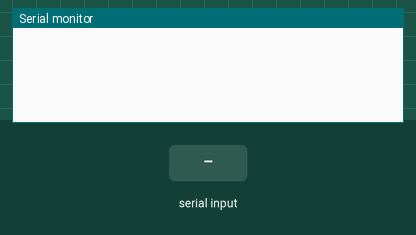
Bench run of a sketch on a simulated ESP32. On the bench: the last lines printed to the serial monitor. The inputs (shaded band) are chosen by the test bench.

Above: at 1.8 s.
1.9 s: "<90,45,200>" received over the second serial link
At 2.4 s:
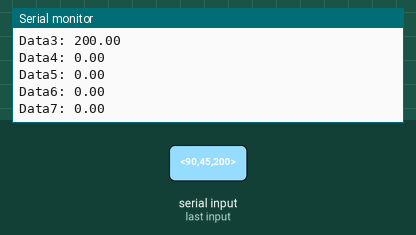
3.5 s: "<90,45>" received over the second serial link
At 4.5 s:
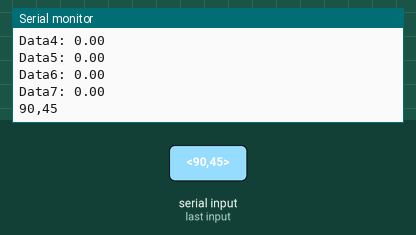
5.5 s: "<90,45,200,10>" received over the second serial link
At 6.5 s:
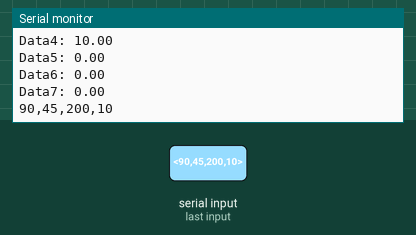
7.6 s: "<5>" received over the second serial link
At 8.6 s:
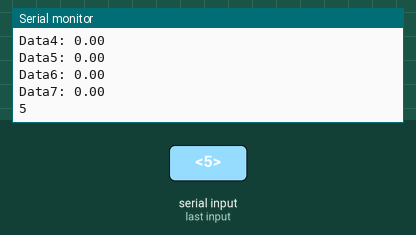
Timing chart, 0 to 10.6 s (numbered marks = the images above; inputs shaded):
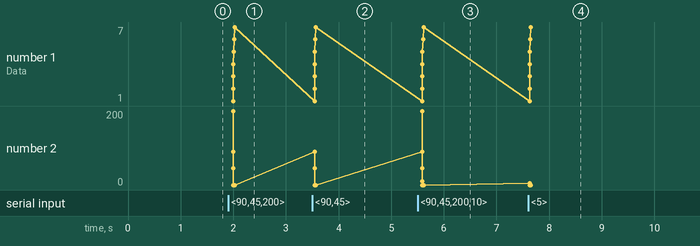

Measured:
- after the input at 1.9 s, the serial monitor: prints a new line after 0.10 s (image 1)
- after the input at 3.5 s, the serial monitor: prints a new line after 0.05 s (image 2)
- after the input at 5.5 s, the serial monitor: prints a new line after 0.09 s (image 3)
- after the input at 7.6 s, the serial monitor: prints a new line at once (image 4)

The sketch:

esp32_raspberry_pi_UART_transmit_and_parse.ino
```cpp
#include <HardwareSerial.h>
HardwareSerial SerialPort(1);  //if using UART1

const byte NumChars = 85;
char ReceivedChars[NumChars];
char TempChars[NumChars];
char MessageFromPC[NumChars] = {0};

typedef struct
{
    double enlem = 0;
    double boylam = 0;
    double yukseklik = 0;
    double hiz = 0;
    double pitch = 0;
    double roll = 0;
    double yaw = 0;
}Typedef_RasPiData;

Typedef_RasPiData Raspi;

boolean NewData = false;

void setup() {
  // put your setup code here, to run once:
  Serial.begin(9600);
  SerialPort.begin(9600, SERIAL_8N1, 4, 2);
}

void loop() {
    RecvWithStartEndMarkers();            // test for serial input
    Serial.println(ReceivedChars);
    if (NewData == true)                  // input received
    {
        strcpy(TempChars, ReceivedChars); // this temporary copy is necessary to protect the original data
                                          // because strtok() used in parseData() replaces the commas with \0
        ParseData();                      // split the data
        NewData = false;                  // reset new data

        Serial.print("Data1: ");
        Serial.println(Raspi.enlem);

        Serial.print("Data2: ");
        Serial.println(Raspi.boylam);

        Serial.print("Data3: ");
        Serial.println(Raspi.yukseklik);

        Serial.print("Data4: ");
        Serial.println(Raspi.hiz);

        Serial.print("Data5: ");
        Serial.println(Raspi.pitch);

        Serial.print("Data6: ");
        Serial.println(Raspi.roll);

        Serial.print("Data7: ");
        Serial.println(Raspi.yaw);

    }
    delay(500);
}

void RecvWithStartEndMarkers()
{
    static boolean RecvInProgress = false;
    static byte ndx = 0;      // index
    char StartMarker = '<';
    char EndMarker = '>';
    char rc;          // received data

    while (SerialPort.available() > 0 && NewData == false)
    {
        rc = SerialPort.read();               // test for received data

        if (RecvInProgress == true)
        {         // found some!!
            if (rc != EndMarker)          // <> end marker
            {
                ReceivedChars[ndx] = rc;  // 1st array position=data
                ndx++;                    // next index
                if (ndx >= NumChars)      // if index>= number of chars
                {
                    ndx = NumChars - 1;   // index -1
                }
            }
            else                          // end marker found
            {
                ReceivedChars[ndx] = '\0'; // terminate the string
                RecvInProgress = false;
                ndx = 0;                  // reset index
                NewData = true;           // new data received flag
            }
        }

        else if (rc == StartMarker)       // signal start of new data
        {
        RecvInProgress = true;
        }
    }
}

void ParseData()                          // split the data into its parts
{                                         // Serial.println(MessageFromPC); ECHO data received
    char * StrTokIndx;                    // this is used by strtok() as an index

    StrTokIndx = strtok(TempChars,",");   // get the first control word
    Raspi.enlem = atof(StrTokIndx);    // convert this part to the first integer

    StrTokIndx = strtok(NULL, ",");       // this continues after 2nd ',' in the previous call
    Raspi.boylam = atof(StrTokIndx);         // convert this part to the first integer

    StrTokIndx = strtok(NULL, ",");
    Raspi.yukseklik = atof(StrTokIndx);    // last integer

    StrTokIndx = strtok(NULL, ",");       // this continues after 1st ',' in the previous call
    Raspi.hiz = atof(StrTokIndx);    // convert this part to the first integer

    StrTokIndx = strtok(NULL, ",");       // this continues after 2nd ',' in the previous call
    Raspi.pitch = atof(StrTokIndx);         // convert this part to the first integer

    StrTokIndx = strtok(NULL, ",");
    Raspi.roll = atof(StrTokIndx);    // last integer

    StrTokIndx = strtok(NULL, ",");
    Raspi.yaw = atof(StrTokIndx);    // last integer
}
```
